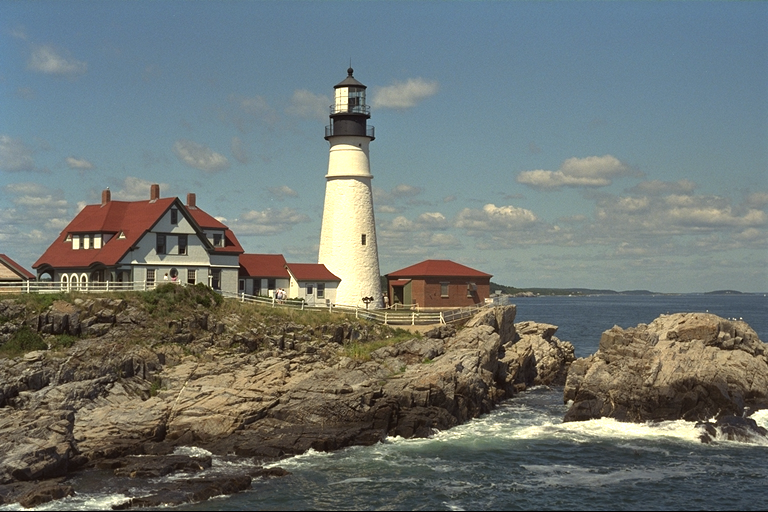
#> input picture notebooks/446A67DB-9102-4338-973C-1556BCA07AAF.png, 768 x 512 px, found by its file name
$ jupyter execute computervision.ipynb   (shell and % lines are left out)
#> lines starting #> are read from the running program, lines starting #| are printed output that depends on the picture
[cell 1]
import cv2
import cv2
import numpy as np
from matplotlib import pyplot as plt
plt.rcParams['figure.figsize'] = [10, 5]

# cv2 work with images

[cell 2]
img = cv2.imread('/Users/dianaterraza/Desktop/workspace_python/446A67DB-9102-4338-973C-1556BCA07AAF.png')
#> img is the input picture: shape (512, 768, 3); mean B, G, R 114.5, 118, 111.6

[cell 3]
plt.imshow(img)

Three dimensions, rows and columns, the third dimension is the red, green, blue  and blue, every pixel has the position. historically is this position of colours

[cell 4]
img.shape
#> Out = (512, 768, 3)

* CV2 is in BGR = blue green red
* plt expects RGB
swap blue and red

[cell 5]
img[0,0,:]# [92, 124, 153]
#> Out = [153, 124, 92]
# 0 for blue
# 1 for green
# 2 for red

[cell 6]
rows, cols, channels = img.shape
#> rows = 512; cols = 768; channels = 3
img_rgb = np.zeros_like(img) #python array with the shape of 512, 768, 3
for r in range(rows):
    for c in range(cols):
        pixel = img[r,c, :]
        img_rgb[r,c, 0] = pixel[2] #place red channel to be the first one
        img_rgb[r,c,1] = pixel[1]
        img_rgb[r,c,2] = pixel[0]

img_rgb[0,0,:]
#> Out = [92, 124, 153]

every pixel is a tensor

[cell 7]
plt.imshow(img_rgb)

[cell 8]
img_rgb = cv2.cvtColor(img, cv2.COLOR_BGR2RGB)
plt.imshow(img_rgb)

[cell 9]
grey_img = cv2.cvtColor(img, cv2.COLOR_BGR2GRAY)
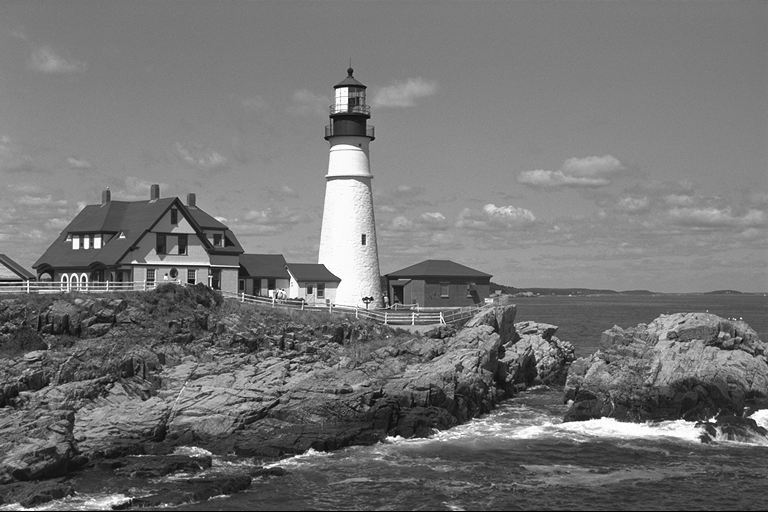
#> grey_img: shape (512, 768); min 0, max 255, mean 115.7
plt.imshow(grey_img, cmap='gray')

Every pixel 0-255 for grey scale between white and black

[cell 10]
grey_img.shape
#> Out = (512, 768)

[cell 11]
grey_img[0,0]
#> Out = 118

Apply gamma correction to our image

[cell 12]
img = cv2.imread('/Users/dianaterraza/Desktop/workspace_python/476C9B9C-19EE-42D5-A5E5-0DCFCDEA29AF.png')
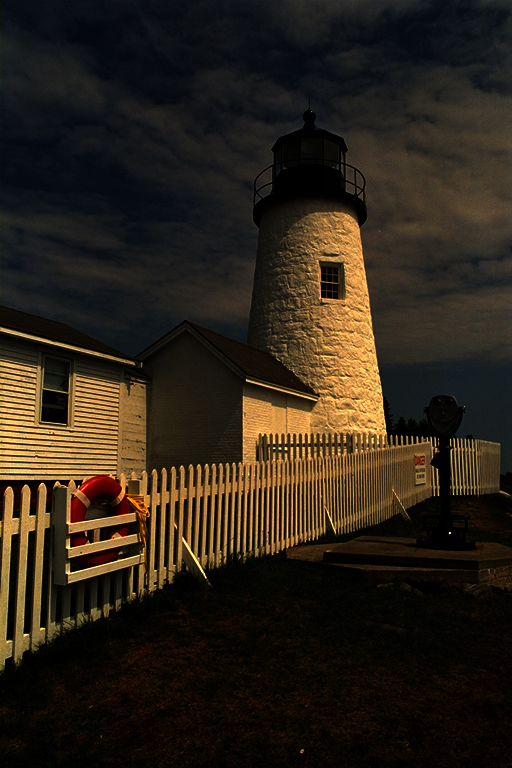
#> input picture notebooks/476C9B9C-19EE-42D5-A5E5-0DCFCDEA29AF.png, 512 x 768 px, found by its file name
#> img is the input picture: shape (768, 512, 3); mean B, G, R 23, 35.5, 44.4
plt.imshow(img)

[cell 13]
img = cv2.cvtColor(img, cv2.COLOR_BGR2RGB)/255.0 #max value for every channel
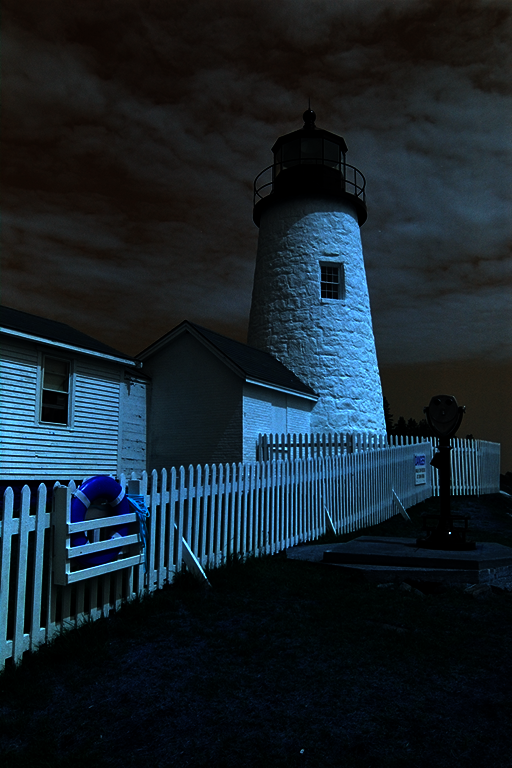
#> img: shape (768, 512, 3) float64; mean B, G, R 0.174, 0.139, 0.0904
plt.imshow(img)

[cell 14]
def gamma_correction(img, gamma):
#> called with gamma = 1.5
  rows, cols, channels = img.shape
#> rows = 768; cols = 512; channels = 3
  out = np.zeros_like(img)
  for r in range(rows):
    for c in range(cols):
      for ch in range(channels):
        out[r,c,ch] = img[r,c,ch]**gamma
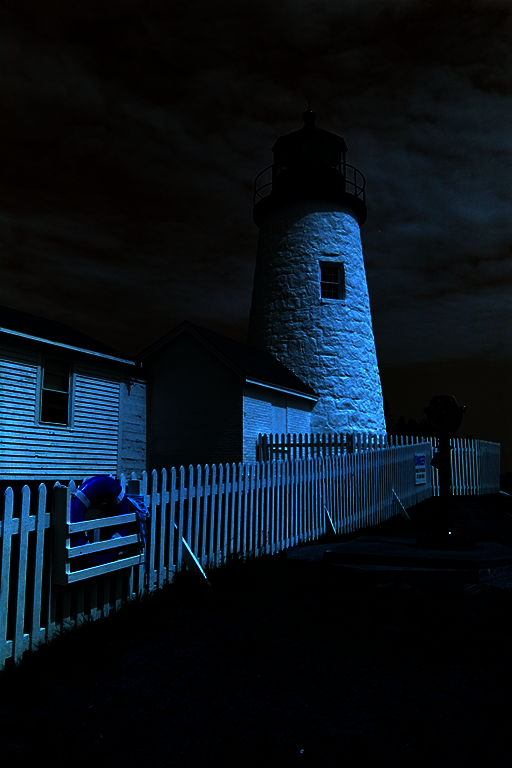
#> out: shape (768, 512, 3) float64; mean B, G, R 0.111, 0.0759, 0.0367
  return out

[cell 15]
plt.subplot(131), plt.imshow(img), plt.title('Original')
plt.subplot(132), plt.imshow(gamma_correction(img, 1.5)), plt.title('Gamma = 1.5')
plt.subplot(133), plt.imshow(gamma_correction(img, 1/3)), plt.title('Gamma = 1/3')
#> call 2 of gamma_correction, with gamma = 0.333
#> after the loop in gamma_correction (call 2), `for r in range(rows):`:
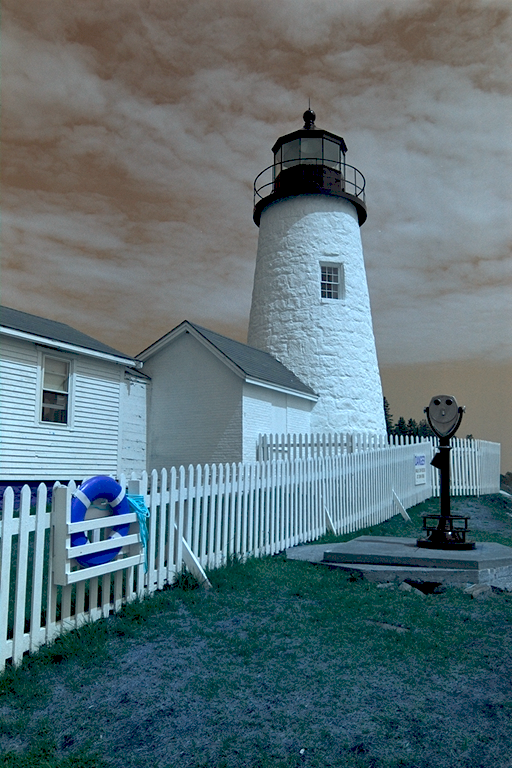
#> out: shape (768, 512, 3) float64; mean B, G, R 0.474, 0.446, 0.362
#> figure, not shown here; B, G, R data is drawn as R, G, B
